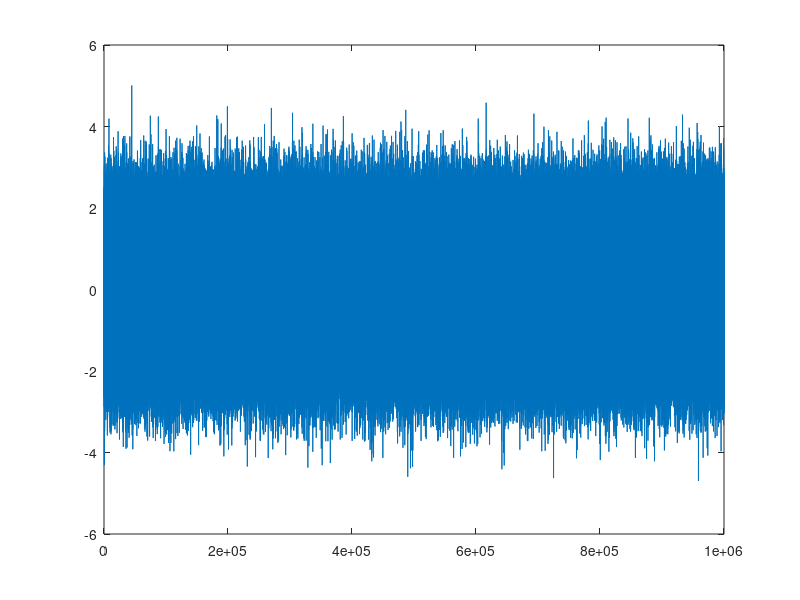

This chart was generated by the following MATLAB code: (Note: this script raises an error after producing the figure.)
%Michael Bentivegna
%Systems & Signals - HW8

clear;
clc;
close all;

%% Main

%Part 1 -------------

%Distribution Calculations
N = 1e6;
NormalDist = randn(1, N);

degFreedom = 5;
ScaleFactor = 1/(degFreedom/(degFreedom-2));
TDist = ScaleFactor .* trnd(5, [1, N]);

U = rand([1, N]);
alpha = .544;
CauchyDist = alpha*tan(pi*U);

%Check the fraction of absolute values that are greater than 4
GreaterThan4N = length(find(abs(NormalDist) > 4))/N
GreaterThan4T = length(find(abs(TDist) > 4))/N
GreaterThan4C = length(find(abs(CauchyDist) > 4))/N

%Graphing the Distributions
figure;
plot(NormalDist);
yline(4, '--r');
yline(-4, '--r');
title("Normal Distribution");

figure;
plot(TDist);
yline(4, '--r');
yline(-4, '--r');
title("T Distribution");

figure;
plot(CauchyDist);
yline(4, '--r');
yline(-4, '--r');
title("Cauchy Distribution");

%Part 2 -------------

%Generate filter
n = 1e5;
num = [2 .2 -.84];
den = [1 -.95 .9];
v = randn(1, n);
x = filter(num, den, v);

%Finding the correlation
m0 = 5;
Nlen = 1000;
h = impz(num,den,Nlen);
r = conv(h,flipud(h));
r = r(Nlen:Nlen+m0);

%Part 3 -------------

figure;
zplane(num, den);
title("Pole-Zero Plot H(w)")

%Part 4 -------------

R = toeplitz(r);

%Part 5 -------------

%Eigenvalue calculations and proper ordering
[eigvec, eigval0] = eig(R);
[eigval, idx] = sort(diag(eigval0),'descend');
Q = eigvec(:, idx);

%Part 6 -------------

%Find the PSD both estimated and actual
[s_est, w] = pwelch(x, hamming(512), 256, 512);

h = freqz(num, den, w);
s = abs(h).^2;

%Normalizing
s_est = s_est/mean(s_est);
s = s/mean(s);

%Converting to Decibels
sDB = 10*log10(abs(s));
s_estDB = 10*log10(abs(s_est));

%Graphing
figure;
plot(w/pi, sDB, w/pi, s_estDB);
title("Actual & Estimated PSD");
xlabel("w/\pi");
ylabel("Magnitude (decibels)");
legend({'Actual s', 'Estimate s'});

%Part 7 -------------

AngleOfPole = atan(.821203/.475)
AngleInS = .332031*pi

%Part 8 -------------

%Setting up the proper vectors for toeplitz
verticalAxis = (m0+1):-1:1;
horizontalAxis = (m0+1):1:n;

xV = x(verticalAxis);
xH = x(horizontalAxis);

%Generate A and U matrices
A = toeplitz(xV, xH);
[U, sval, v] = svd(A, 'econ');
sval = diag(sval);

%Part 9 -------------

%Generate the QU matrix and error
QU = abs(Q'*U)
err= QU-eye(m0+1,m0+1);
errmax = max(abs(err(:))) 
